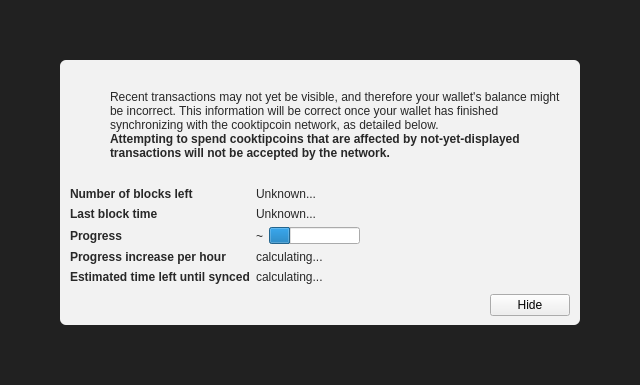
<?xml version="1.0" encoding="UTF-8"?>
<ui version="4.0">
 <class>ModalOverlay</class>
 <widget class="ModalOverlay" name="ModalOverlay">
  <property name="geometry">
   <rect>
    <x>0</x>
    <y>0</y>
    <width>640</width>
    <height>385</height>
   </rect>
  </property>
  <property name="windowTitle">
   <string>Form</string>
  </property>
  <layout class="QVBoxLayout" name="verticalLayout" stretch="0">
   <property name="sizeConstraint">
    <enum>QLayout::SetDefaultConstraint</enum>
   </property>
   <property name="leftMargin">
    <number>0</number>
   </property>
   <property name="topMargin">
    <number>0</number>
   </property>
   <property name="rightMargin">
    <number>0</number>
   </property>
   <property name="bottomMargin">
    <number>0</number>
   </property>
   <item>
    <widget class="QWidget" name="bgWidget" native="true">
     <property name="styleSheet">
      <string notr="true">#bgWidget { background: rgba(0,0,0,220); }</string>
     </property>
     <layout class="QVBoxLayout" name="verticalLayoutMain" stretch="1">
      <property name="leftMargin">
       <number>60</number>
      </property>
      <property name="topMargin">
       <number>60</number>
      </property>
      <property name="rightMargin">
       <number>60</number>
      </property>
      <property name="bottomMargin">
       <number>60</number>
      </property>
      <item>
       <widget class="QWidget" name="contentWidget" native="true">
        <property name="styleSheet">
         <string notr="true">#contentWidget { background: rgba(255,255,255,240); border-radius: 6px; }

QLabel { color: rgb(40,40,40);  }</string>
        </property>
        <layout class="QVBoxLayout" name="verticalLayoutSub" stretch="1,0,0,0">
         <property name="spacing">
          <number>0</number>
         </property>
         <property name="leftMargin">
          <number>10</number>
         </property>
         <property name="topMargin">
          <number>10</number>
         </property>
         <property name="rightMargin">
          <number>10</number>
         </property>
         <property name="bottomMargin">
          <number>10</number>
         </property>
         <item>
          <layout class="QHBoxLayout" name="horizontalLayoutIconText" stretch="0,1">
           <property name="topMargin">
            <number>20</number>
           </property>
           <item>
            <layout class="QVBoxLayout" name="verticalLayoutIcon">
             <property name="leftMargin">
              <number>0</number>
             </property>
             <item>
              <widget class="QPushButton" name="warningIcon">
               <property name="enabled">
                <bool>false</bool>
               </property>
               <property name="text">
                <string/>
               </property>
               <property name="icon">
                <iconset>
                 <normaloff>:/icons/warning</normaloff>
                 <disabledoff>:/icons/warning</disabledoff>:/icons/warning</iconset>
               </property>
               <property name="iconSize">
                <size>
                 <width>48</width>
                 <height>48</height>
                </size>
               </property>
               <property name="flat">
                <bool>true</bool>
               </property>
              </widget>
             </item>
             <item>
              <spacer name="verticalSpacerWarningIcon">
               <property name="orientation">
                <enum>Qt::Vertical</enum>
               </property>
               <property name="sizeHint" stdset="0">
                <size>
                 <width>20</width>
                 <height>40</height>
                </size>
               </property>
              </spacer>
             </item>
            </layout>
           </item>
           <item>
            <layout class="QVBoxLayout" name="verticalLayoutInfoText">
             <property name="leftMargin">
              <number>0</number>
             </property>
             <property name="topMargin">
              <number>0</number>
             </property>
             <item>
              <widget class="QLabel" name="infoText">
               <property name="text">
                <string>Recent transactions may not yet be visible, and therefore your wallet's balance might be incorrect. This information will be correct once your wallet has finished synchronizing with the cooktipcoin network, as detailed below.</string>
               </property>
               <property name="textFormat">
                <enum>Qt::RichText</enum>
               </property>
               <property name="wordWrap">
                <bool>true</bool>
               </property>
              </widget>
             </item>
             <item>
              <widget class="QLabel" name="infoTextStrong">
               <property name="font">
                <font>
                 <weight>75</weight>
                 <bold>true</bold>
                </font>
               </property>
               <property name="text">
                <string>Attempting to spend cooktipcoins that are affected by not-yet-displayed transactions will not be accepted by the network.</string>
               </property>
               <property name="textFormat">
                <enum>Qt::RichText</enum>
               </property>
               <property name="wordWrap">
                <bool>true</bool>
               </property>
              </widget>
             </item>
             <item>
              <spacer name="verticalSpacerInTextSpace">
               <property name="orientation">
                <enum>Qt::Vertical</enum>
               </property>
               <property name="sizeHint" stdset="0">
                <size>
                 <width>20</width>
                 <height>40</height>
                </size>
               </property>
              </spacer>
             </item>
            </layout>
           </item>
          </layout>
         </item>
         <item>
          <spacer name="verticalSpacerAfterText">
           <property name="orientation">
            <enum>Qt::Vertical</enum>
           </property>
           <property name="sizeHint" stdset="0">
            <size>
             <width>20</width>
             <height>40</height>
            </size>
           </property>
          </spacer>
         </item>
         <item>
          <layout class="QFormLayout" name="formLayout">
           <property name="fieldGrowthPolicy">
            <enum>QFormLayout::FieldsStayAtSizeHint</enum>
           </property>
           <property name="horizontalSpacing">
            <number>6</number>
           </property>
           <property name="verticalSpacing">
            <number>6</number>
           </property>
           <property name="topMargin">
            <number>10</number>
           </property>
           <item row="0" column="0">
            <widget class="QLabel" name="labelNumberOfBlocksLeft">
             <property name="font">
              <font>
               <weight>75</weight>
               <bold>true</bold>
              </font>
             </property>
             <property name="text">
              <string>Number of blocks left</string>
             </property>
            </widget>
           </item>
           <item row="0" column="1">
            <widget class="QLabel" name="numberOfBlocksLeft">
             <property name="text">
              <string>Unknown...</string>
             </property>
            </widget>
           </item>
           <item row="1" column="0">
            <widget class="QLabel" name="labelLastBlockTime">
             <property name="font">
              <font>
               <weight>75</weight>
               <bold>true</bold>
              </font>
             </property>
             <property name="text">
              <string>Last block time</string>
             </property>
            </widget>
           </item>
           <item row="1" column="1">
            <widget class="QLabel" name="newestBlockDate">
             <property name="sizePolicy">
              <sizepolicy hsizetype="Maximum" vsizetype="Preferred">
               <horstretch>0</horstretch>
               <verstretch>0</verstretch>
              </sizepolicy>
             </property>
             <property name="text">
              <string>Unknown...</string>
             </property>
            </widget>
           </item>
           <item row="2" column="0">
            <widget class="QLabel" name="labelSyncDone">
             <property name="font">
              <font>
               <weight>75</weight>
               <bold>true</bold>
              </font>
             </property>
             <property name="text">
              <string>Progress</string>
             </property>
            </widget>
           </item>
           <item row="2" column="1">
            <layout class="QHBoxLayout" name="horizontalLayoutSync" stretch="0,1">
             <item>
              <widget class="QLabel" name="percentageProgress">
               <property name="text">
                <string notr="true">~</string>
               </property>
              </widget>
             </item>
             <item>
              <widget class="QProgressBar" name="progressBar">
               <property name="value">
                <number>24</number>
               </property>
               <property name="format">
                <string/>
               </property>
              </widget>
             </item>
            </layout>
           </item>
           <item row="4" column="0">
            <widget class="QLabel" name="labelProgressIncrease">
             <property name="font">
              <font>
               <weight>75</weight>
               <bold>true</bold>
              </font>
             </property>
             <property name="text">
              <string>Progress increase per hour</string>
             </property>
            </widget>
           </item>
           <item row="4" column="1">
            <widget class="QLabel" name="progressIncreasePerH">
             <property name="text">
              <string>calculating...</string>
             </property>
            </widget>
           </item>
           <item row="5" column="0">
            <widget class="QLabel" name="labelEstimatedTimeLeft">
             <property name="font">
              <font>
               <weight>75</weight>
               <bold>true</bold>
              </font>
             </property>
             <property name="text">
              <string>Estimated time left until synced</string>
             </property>
            </widget>
           </item>
           <item row="5" column="1">
            <widget class="QLabel" name="expectedTimeLeft">
             <property name="text">
              <string>calculating...</string>
             </property>
            </widget>
           </item>
          </layout>
         </item>
         <item>
          <layout class="QHBoxLayout" name="horizontalLayoutButtons">
           <property name="leftMargin">
            <number>10</number>
           </property>
           <property name="topMargin">
            <number>10</number>
           </property>
           <item>
            <spacer name="horizontalSpacer">
             <property name="orientation">
              <enum>Qt::Horizontal</enum>
             </property>
             <property name="sizeHint" stdset="0">
              <size>
               <width>40</width>
               <height>20</height>
              </size>
             </property>
            </spacer>
           </item>
           <item>
            <widget class="QPushButton" name="closeButton">
             <property name="text">
              <string>Hide</string>
             </property>
            </widget>
           </item>
          </layout>
         </item>
        </layout>
       </widget>
      </item>
     </layout>
    </widget>
   </item>
  </layout>
 </widget>
 <customwidgets>
  <customwidget>
   <class>ModalOverlay</class>
   <extends>QWidget</extends>
   <header>modaloverlay.h</header>
   <container>1</container>
  </customwidget>
 </customwidgets>
 <resources/>
 <connections/>
</ui>
